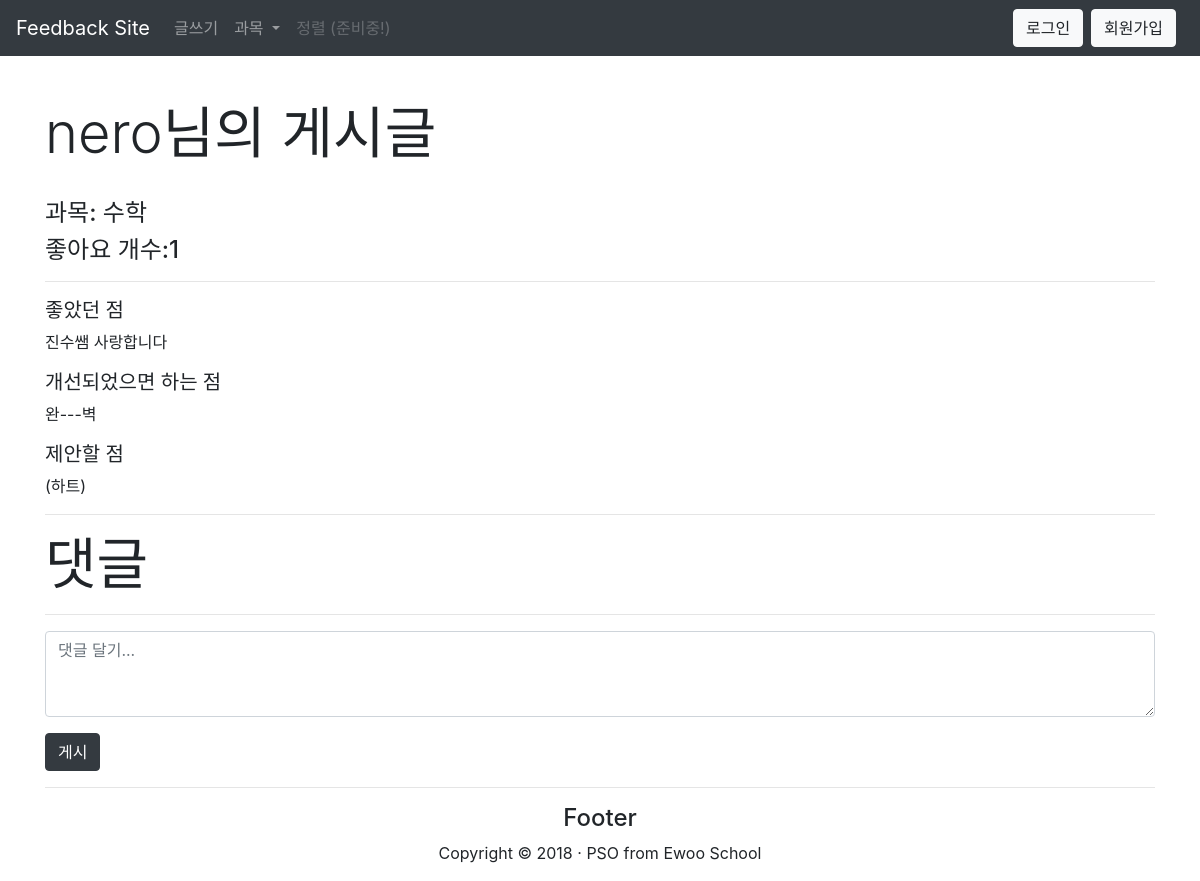
The app's page /detail/14/ with its own data.
### feedback/models.py (models this page shows, shortened)
class Post(models.Model):
    subject = models.ForeignKey('feedback.Subject', default=1, on_delete=models.CASCADE)
    user = models.ForeignKey(User, on_delete=models.CASCADE)
    goodPoint = models.TextField(verbose_name='좋았던 점', default=' ')
    improvingPoint = models.TextField(verbose_name='개선되었으면 하는 점', default=' ')
    anotherPoint = models.TextField(verbose_name='하고싶은 말', default=' ')
    created_date = models.DateTimeField(auto_now=True)
    numOfLike = models.IntegerField(default=0)
    def __str__(self):
        return str(self.user)

class Subject(models.Model):
    subject = models.CharField(max_length=20, verbose_name='과목')
    created_date = models.DateTimeField(auto_now=True)
    def __str__(self):
        return str(self.subject)

### feedback/views.py (the view)
# urls.py: url(r'^detail/(?P<post_id>\d+)/$', views.detail, name='detail'),
def detail(request, post_id):
    if request.method == "POST":
        form = CommentForm(request.POST)
        if form.is_valid():
            comment = form.save(commit=False)
            comment.post = Post.objects.get(id = post_id)
            comment.user = request.user
            comment.created_date = timezone.now()
            comment.save()
            return redirect('/detail/{}'.format(post_id))
    else:
        form = CommentForm()
    subjects = Subject.objects.filter(created_date__lte=timezone.now()).order_by('created_date')
    posts = Post.objects.filter(id = post_id)
    comments = Comment.objects.filter(post = post_id).order_by('created_date').reverse()
    return render(request, 'detail.html', {'posts':posts, 'subjects':subjects, 'comments':comments, 'form':form})

### feedback/forms.py
class CommentForm(forms.ModelForm):
    class Meta:
        model = Comment
        fields = ('commentDesc',)

### feedback/templates/detail.html (shortened to what this page needs)
{% extends 'base.html' %}
{% block content %}
    {% for post in posts %}
        <h1 class="display-4">{{ post }}님의 게시글</h1>
        <br>
        <div class="content">
            <h4 class="category">과목: {{ post.subject }}</h4>
            <h4 class="num_of_likes">좋아요 개수:{{ post.numOfLike}}</h4>
            <hr>
            <h5>좋았던 점</h5>
            <p class="description">{{ post.goodPoint|linebreaksbr }}</p>
            <h5>개선되었으면 하는 점</h5>
            <p class="description">{{ post.improvingPoint|linebreaksbr }}</p>
            <h5>제안할 점</h5>
            <p class="description">{{ post.anotherPoint|linebreaksbr }}</p>
            <hr>
        </div>
        <h1 class="display-4">댓글</h1>
        <hr>
            <form method="POST">
                <div class="form-group">
                    <textarea name="commentDesc" class="form-control" required id="id_commentDesc" rows="3" placeholder="댓글 달기..."></textarea>
                </div>
                {% if user.is_authenticated %}
                    <button type="submit" class="btn btn-dark">게시</button>
                </form>
                {% else %}
                </form>
                <button class="btn btn-dark" data-toggle="modal" data-target="#loginModal">게시</button>
                {% endif %}
    {% endfor %}
{% endblock %}

### feedback/static/css/hipster_cards.css (style rules this page uses)
body { background-color: ffffff; }
.form-control, .input-group-addon, .tagsinput, .navbar, .navbar .alert { -webkit-transition: all 300ms linear; -moz-transition: all 300ms linear; -o-transition: all 300ms linear; -ms-transition: all 300ms linear; transition: all 300ms linear; }

### records on screen
Post: user.username "nero", subject "수학", numOfLike "1", goodPoint "진수쌤 사랑합니다", improvingPoint "완---벽", anotherPoint "(하트)"
